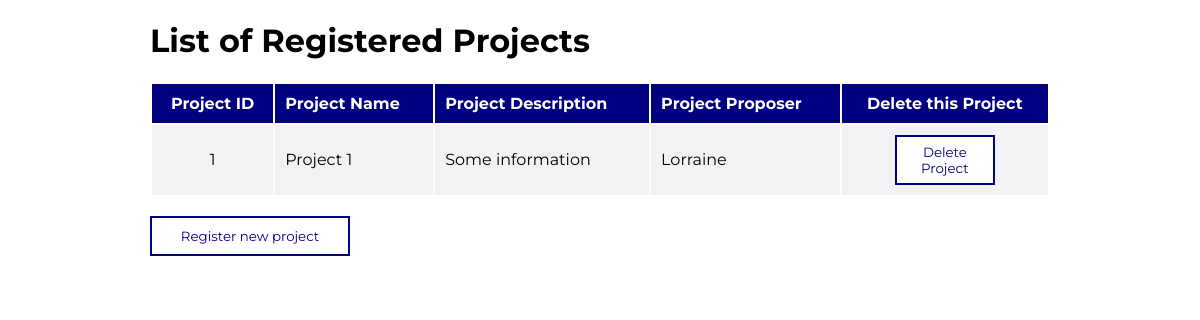
The app's page /, older data.
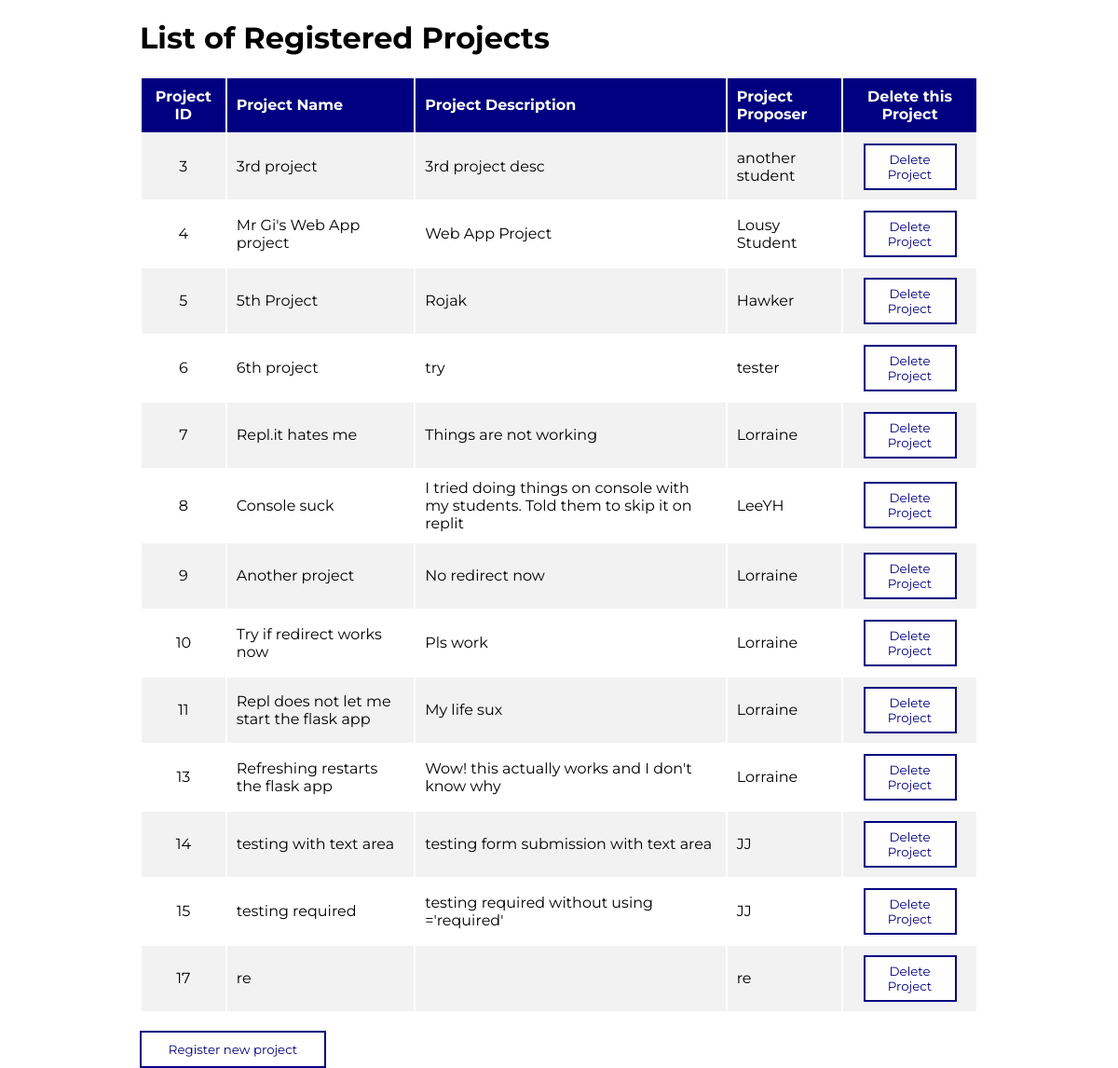
The same page, newer data.
### tables this page shows
CREATE TABLE "Project" (
	"id"	INTEGER PRIMARY KEY AUTOINCREMENT,
	"title"	TEXT,
	"description"	TEXT,
	"proposer"	TEXT
);

### main.py (the view)
@app.route('/')
def index():
    data = model.Project.select_all()
    return render_template('proj-list.html', data=data)

### model.py (called while the page is built)
  def select_all():
    conn = sqlite3.connect("app.db")
    sql = "SELECT id, title, description, proposer FROM Project;"
    cursor = conn.execute(sql)
    data = []
    for record in cursor:
        data.append(record)
    conn.close()
    return data

### templates/proj-list.html (shortened to what this page needs)
<!doctype html>
<html>
	<head>
    <link rel="stylesheet" href="{{ url_for('static', filename='style.css') }}" />
	</head>
	<body>
		<h1>List of Registered Projects</h1>
		<table>
			<tr>
				<th>Project ID</th>
				<th>Project Name</th>
        <th>Project Description</th>
        <th>Project Proposer</th>
        <th>Delete this Project</th>
			</tr>
			{% for record in data %}
			<tr>
				{% for value in record %}
				<td>{{value}}</td>
				{% endfor %}
              <td><form action="{{url_for('delete', pid=record[0]) }}">
      <input id='del-button' type="Submit" value="Delete Project">
    </form></td>
			</tr>
			{% endfor %}
		</table>
    <br>
    <form action="{{url_for("proj_form")}}">
      <input type="Submit" value="Register new project">
    </form>
	</body>
</html>

### static/style.css (style rules this page uses)
body { font-family: 'Montserrat', sans-serif; margin: auto; width: 75%; }
table { width: 100%; }
th { background-color: #000080; color: white; padding: 10px; text-align: left; }
th:nth-child(1), th:nth-child(5) { text-align: center; }
td { padding: 10px; text-align: left; }
tr:nth-child(even) { background-color: #f2f2f2; }
td:nth-child(1), td:nth-child(5) { text-align: center; }
input[type="submit"] { background:white; height: 40px; width: 200px; color:#000080; border: 2px solid #000080; cursor: pointer; font-family: 'Montserrat', sans-serif; white-space: normal; word-wrap: break-word; }
#del-button { width: 100px; height: 50px; }

Row changes from the older to the newer data that the page shows:
removed Project: record "1", title "Project 1", description "Some information", proposer "Lorraine"
added Project: record "3", title "3rd project", description "3rd project desc", proposer "another student"
added Project: record "4", title "Mr Gi's Web App project", description "Web App Project", proposer "Lousy Student"
added Project: record "5", title "5th Project", description "Rojak", proposer "Hawker"
added Project: record "6", title "6th project", description "try", proposer "tester"
added Project: record "7", title "Repl.it hates me", description "Things are not working", proposer "Lorraine"
added Project: record "8", title "Console suck", description "I tried doing things on console with my students. Told them to skip it on replit", proposer "LeeYH"
added Project: record "9", title "Another project", description "No redirect now", proposer "Lorraine"
added Project: record "10", title "Try if redirect works now", description "Pls work", proposer "Lorraine"
added Project: record "11", title "Repl does not let me start the flask app", description "My life sux", proposer "Lorraine"
added Project: record "13", title "Refreshing restarts the flask app", description "Wow! this actually works and I don't know why", proposer "Lorraine"
added Project: record "14", title "testing with text area", description "testing form submission with text area", proposer "JJ"
added Project: record "15", title "testing required", description "testing required without using ='required'", proposer "JJ"
added Project: record "17", title "re", proposer "re"
